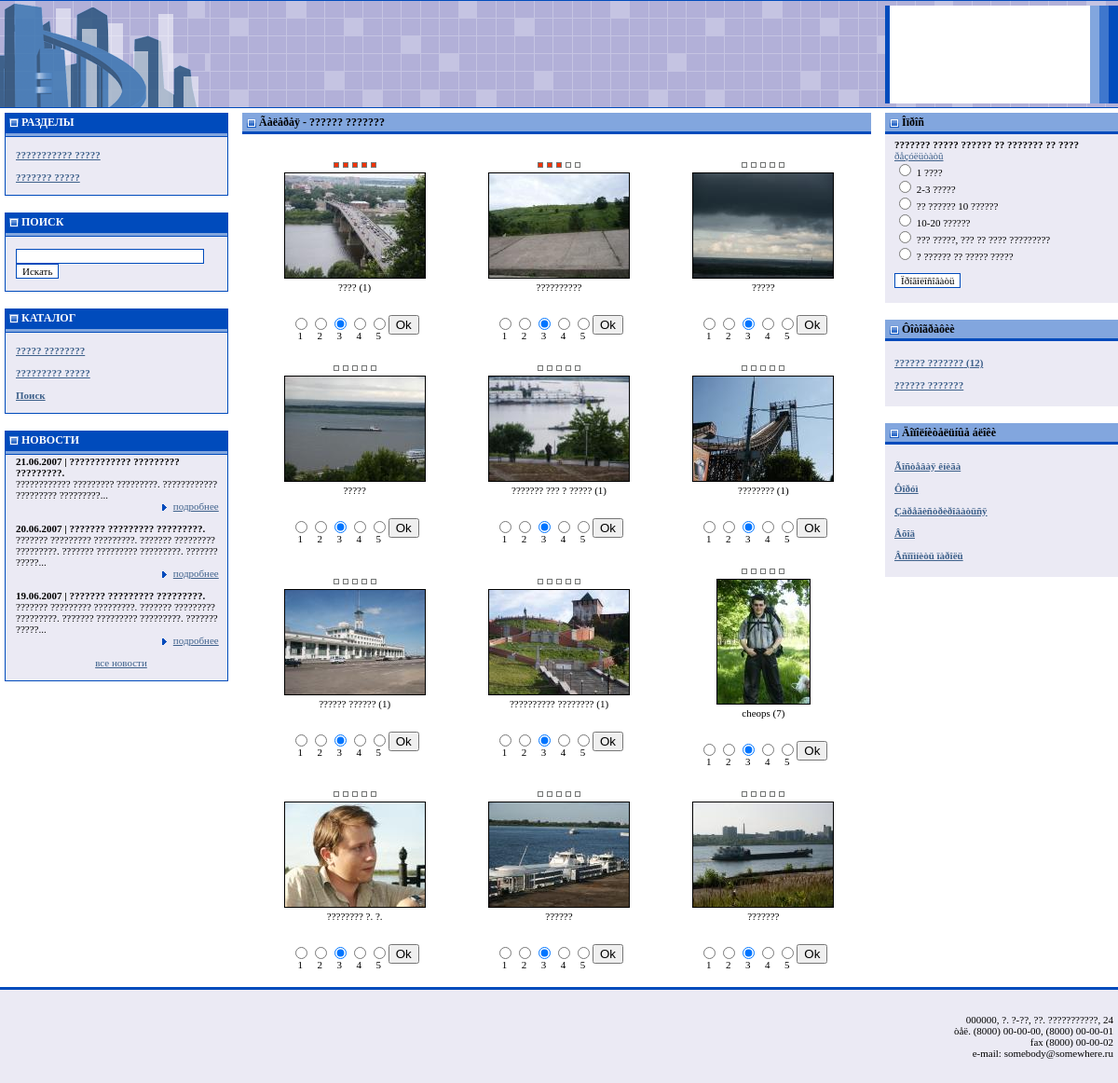
The app's page /source/gallery.php?id_catalog=1 with its own data.
### tables this page shows
CREATE TABLE system_menu_catalog (
  id_catalog int(11) NOT NULL auto_increment,
  `name` tinytext NOT NULL,
  description text NOT NULL,
  keywords tinytext NOT NULL,
  modrewrite tinytext NOT NULL,
  pos int(11) NOT NULL default '0',
  hide enum('show','hide') NOT NULL default 'show',
  id_parent int(11) NOT NULL default '0',
  PRIMARY KEY  (id_catalog)
);

CREATE TABLE system_catalog (
  id_catalog int(11) NOT NULL auto_increment,
  `name` tinytext NOT NULL,
  description text NOT NULL,
  keywords tinytext NOT NULL,
  modrewrite tinytext NOT NULL,
  pos int(11) NOT NULL default '0',
  hide enum('show','hide') NOT NULL default 'show',
  id_parent int(11) NOT NULL default '0',
  PRIMARY KEY  (id_catalog)
);

CREATE TABLE system_news (
  id_news int(11) NOT NULL auto_increment,
  `name` tinytext NOT NULL,
  body text NOT NULL,
  putdate datetime NOT NULL default '0000-00-00 00:00:00',
  url tinytext NOT NULL,
  urltext tinytext NOT NULL,
  urlpict tinytext NOT NULL,
  hide enum('show','hide') NOT NULL default 'show',
  PRIMARY KEY  (id_news),
  FULLTEXT KEY `name` (`name`,body)
);

CREATE TABLE system_photo_catalog (
  id_catalog int(11) NOT NULL auto_increment,
  `name` tinytext NOT NULL,
  description text NOT NULL,
  hide enum('show','hide') NOT NULL default 'show',
  pos int(11) NOT NULL,
  PRIMARY KEY  (id_catalog)
);

CREATE TABLE system_photo_position (
  id_position int(11) NOT NULL auto_increment,
  `name` tinytext NOT NULL,
  alt tinytext NOT NULL,
  small tinytext NOT NULL,
  big tinytext NOT NULL,
  pollnumber int(11) NOT NULL,
  pollmark int(11) NOT NULL,
  countwatch int(11) NOT NULL,
  hide enum('show','hide') NOT NULL default 'show',
  pos int(11) NOT NULL default '0',
  id_catalog int(11) NOT NULL default '0',
  PRIMARY KEY  (id_position)
);

CREATE TABLE system_poll (
  id_catalog int(11) NOT NULL auto_increment,
  `name` text,
  archive enum('archive','active') NOT NULL default 'archive',
  hide enum('show','hide') NOT NULL default 'show',
  putdate datetime default NULL,
  PRIMARY KEY  (id_catalog)
);

CREATE TABLE system_poll_answer (
  id_position int(10) NOT NULL auto_increment,
  `name` text,
  pos int(4) default NULL,
  hits int(11) default NULL,
  id_catalog int(11) default NULL,
  PRIMARY KEY  (id_position)
);

### source/gallery.php (the view, shortened to what the rows shown need)
<?php
  require_once("dmn/utils/utils.print_page.php");
  require_once("config/config.php");
  require_once("utils.title.php");
  try
  {
    $query = "SELECT * FROM $tbl_photo_catalog
              WHERE id_catalog = $_GET[id_catalog]";
    $cat = mysql_query($query);
    $catalog = mysql_fetch_array($cat);
    $pagename = "Ãàëåðåÿ - ".$catalog['name'];
    require_once("templates/top.php");
    echo title($pagename);
    $query = "SELECT * FROM $tbl_photo_settings LIMIT 1";
    $set = mysql_query($query);
    if(mysql_num_rows($set))
    {
      $settings = mysql_fetch_array($set);
      $numphoto = $settings['row'];
    }
    else $numphoto = 3;
    $query = "SELECT * FROM $tbl_photo_position
              WHERE id_catalog = $_GET[id_catalog] AND
                    hide = 'show'
              ORDER BY pos";
    $pht = mysql_query($query);
    if(mysql_num_rows($pht))
    {
      echo "<div class=\"main_txt\">";
      echo "<table width=100% border=0>";
      while($photo = mysql_fetch_array($pht))
      {
        $name = $photo['name'];
        $alt = $photo['alt'];
        list($width_big, $height_big) = @getimagesize($photo['big']);
        list($width_small, $height_small) = @getimagesize($photo['small']);
        $rating = "0.0";
        if(!empty($photo['pollnumber']))
        {
          $rating = floor($photo['pollmark']/$photo['pollnumber']);
          $rating = sprintf("%0.01f", $rating);
        }
        $countwatch = "";
        if(!empty($photo['countwatch'])) $countwatch = " ($photo[countwatch])";
        if ($tr == 0) echo "<tr class=\"main_txt\">";
        echo "<td class='gallery_txt' align='center'>
             <div style='padding-top:10px;'
                 ><img src='dataimg/rating_$rating.gif'
                   align=center
                   border=0
                   alt='$rating'
                   style='padding-top:10px;'></div>
              <a href=#
                 onclick=\"show_img('$photo[id_position]', $width_big, $height_big); return false \"
              ><img src='$photo[small]'
                    width='$width_small'
                    height='$height_small'
                    alt='$alt'
                    style=\"border: 1px solid black\"
                    vspace=3></a>
                    <div class=\"gallery_txt\" align=\"center\">$name $countwatch</div>";
        ?>
         <br><br><table border=0 cellpadding=0 cellspacing=0>
         <form id=addvote name=addvote method="post">
           <tr>
             <td><input type=radio name=user_rating value=1></td>
             <td><input type=radio name=user_rating value=2></td>
             <td><input type=radio name=user_rating value=3 checked></td>
             <td><input type=radio name=user_rating value=4></td>
             <td><input type=radio name=user_rating value=5></td>
             <td rowspan=2 valign=top><input type=submit class=in_button value="Ok" /></td>
           </tr>
           <tr class=main_txt><td align=center>1</td><td align=center>2</td><td align=center>3</td><td align=center>4</td><td align=center>5</td></tr>
           </form>
         </table>
        <?php
        echo "</td>";
        if (++$tr == $numphoto)
        {
          echo "</tr>";
          $tr = 0;
        }
      }
      echo "</table>";
      echo "</div>";
    }
    require_once("templates/bottom.php");
  }
  catch(ExceptionMySQL $exc)
  {
    require_once("exception_mysql_debug.php");
  }
  catch(ExceptionMySQL $exc)
  {
    require_once("exception_mysql_debug.php");
  }
  catch(ExceptionMember $exc)
  {
    require_once("exception_member_debug.php");
  }
?>

### source/templates/top.php (shortened to what the rows shown need)
<?php
  require_once("config/config.php");
  require_once("dmn/utils/utils.print_page.php");
?>
<html>
<head>
<link href="site.css" rel="stylesheet" type="text/css">
</head>
<body bgcolor="#FFFFFF" text="#000000" topmargin="0" bottommargin="0" rightmargin="0" leftmargin="0" marginwidth="0" marginheight="0">
<table width="100%" height="100%" border="0" cellpadding="0" cellspacing="0">
<tr>
<td valign="top">
<table width="100%" border="0" cellspacing="0" cellpadding="0">
<tr>
<td width="250" align="center" valign="top" style="padding-top: 5px;">
<table width="240" border="0" cellpadding="0" cellspacing="0" bgcolor="#004BBC">
<tr>
<td>
<table width="100%" border="0" cellspacing="1" cellpadding="1">
<tr>
<tr>
<td bgcolor="#EBEAF4">
<table width="100%" border="0" cellspacing="0" cellpadding="0">
<tr>
  <td width="100%" height="25" align="left" class="in_input_txt"><br>
  <?php
    $query = "SELECT * FROM $tbl_catalog
              WHERE hide = 'show' AND id_parent = 0
              ORDER BY pos";
    $cat = mysql_query($query);
    if(mysql_num_rows($cat))
    {
      while($catalog = mysql_fetch_array($cat))
      {
        echo "<b><a href=index.php?id_catalog=$catalog[id_catalog]
                    class=\"rightpanel_lnk\">$catalog[name]</a></b><br><br>";
      }
    }
  ?>
  </td>
</tr>
</table>
</td>
</tr>
</table>
</td>
</tr>
</table>
<br>
<br>
<table width="240" border="0" cellpadding="0" cellspacing="0" bgcolor="#004BBC">
<tr>
<td>
<table width="100%" border="0" cellspacing="1" cellpadding="1">
<tr>
<tr>
<td bgcolor="#EBEAF4">
<table width="100%" border="0" cellspacing="0" cellpadding="0">
<tr>
  <td width="100%" height="25" align="left" class="in_input_txt"><br>
  <?php
    $query = "SELECT * FROM $tbl_cat_catalog
              WHERE hide = 'show' AND id_parent = 0
              ORDER BY pos";
    $cat = mysql_query($query);
    if(mysql_num_rows($cat))
    {
      while($catalog = mysql_fetch_array($cat))
      {
        echo "<b><a href=index.php?id_catalog=$catalog[id_catalog]
                    class=\"rightpanel_lnk\">$catalog[name]</a></b><br><br>";
      }
      echo "<b><a href=catalog_search.php
                  class=\"rightpanel_lnk\">Поиск</a></b><br><br>";
    }
  ?>
  </td>
</tr>
</table>
</td>
</tr>
</table>
</td>
</tr>
</table>
<br>
<table width="240" border="0" cellpadding="0" cellspacing="0" bgcolor="#004BBC">
<tr>
<td>
<table width="100%" border="0" cellspacing="1" cellpadding="1">
<tr>
<tr>
<td bgcolor="#EBEAF4">
<table width="100%" border="0" cellspacing="0" cellpadding="0">
<tr>
  <td width="100%" height="25" align="left" class="in_input_txt">
  <?php
    $query = "SELECT id_news,
                     name,
                     body,
                     DATE_FORMAT(putdate,'%d.%m.%Y') as putdate_format,
                     url,
                     urltext,
                     urlpict,
                     hide
              FROM $tbl_news
              WHERE hide = 'show'
              ORDER BY putdate DESC
              LIMIT 3";
    $new = mysql_query($query);
    if(mysql_num_rows($new))
    {
      $patt = array("[b]", "[/b]", "[i]", "[/i]");
      $repl = array("", "", "", "");
      $pattern_url = "|\[url[^\]]*\]|";
      $pattern_b_url = "|\[/url[^\]]*\]|";
      while($news_up = mysql_fetch_array($new))
      {
        if(strlen($news_up['body']) > 100)
        {
          $news_up['body'] = substr($news_up['body'], 0, 100)."...";
          $news_up['body'] = str_replace($patt, $repl, $news_up['body']);
          $news_up['body'] = preg_replace($pattern_url, "", $news_up['body']);
          $news_up['body'] = preg_replace($pattern_b_url, "", $news_up['body']);
        }
        echo "<b>$news_up[putdate_format] | ".print_page($news_up['name'])."</b>
            <br>
            ".print_page($news_up['body'])."
            <div align=\"right\">
              <a href=\"news.php?id_news=$news_up[id_news]\"
                 class=\"rightpanel_lnk\">
                 <img src=\"dataimg/dot_lnk.gif\" hspace=\"6\" border=\"0\" align=\"absmiddle\">подробнее</a>&nbsp;&nbsp;&nbsp;
            </div>
            <br>";
      }
    }
    echo "<div align=\"center\">
            <a href=\"news.php\"
               class=\"rightpanel_lnk\">все новости</a><br>
          </div><br>";
  ?>
  </td>
</tr>
</table>
</td>
</tr>
</table>
</td>
</tr>
</table>
</td>
<td valign="top" style="padding-top: 5px; padding-left: 10px; padding-right: 15px; padding-bottom: 10px;">

### source/dmn/utils/utils.print_page.php (shortened to what the rows shown need)
<?php
  function print_page($postbody)
  {
    $postbody = preg_replace_callback(
              "|([a-zà-ÿ\d!]{35,})|i",
              "split_text",
              $postbody);
    $postbody = htmlspecialchars($postbody, ENT_QUOTES);
    $pattern = "#\[b\](.+)\[\/b\]#isU";
    $postbody = preg_replace($pattern,
                             '<b>\\1</b>',
                             $postbody);
    $pattern = "#\[i\](.+)\[\/i\]#isU";
    $postbody = preg_replace($pattern,
                             '<i>\\1</i>',
                             $postbody);
    $pattern = "#\[u\](.+)\[\/u\]#isU";
    $postbody = preg_replace($pattern,
                             '<u>\\1</u>',
                             $postbody);
    $pattern = "#\[sup\](.+)\[\/sup\]#isU";
    $postbody = preg_replace($pattern,
                             '<sup>\\1</sup>',
                             $postbody);
    $pattern = "#\[sub\](.+)\[\/sub\]#isU";
    $postbody = preg_replace($pattern,
                             '<sub>\\1</sub>',
                             $postbody);
    $pattern = "#\[url\][\s]*([\S]*)[\s]*\[\/url\]#si";
    $postbody = preg_replace_callback($pattern,
               "url_replace",
                $postbody);
    $pattern = "#\[url[\s]*=[\s]*([\S]+)[\s]*\][\s]*([^\[]*)\[/url\]#isU";
    $postbody = preg_replace_callback($pattern,
               "url_replace_name",
                $postbody);
    return $postbody;
  }
?>

### source/utils.title.php (shortened to what the rows shown need)
<?php
  function title($title)
  {
    return '<table width="100%" border="0" cellpadding="0" cellspacing="0">
        <tr>
          <td height="20" bgcolor="#82A6DE" class="rightpanel_ttl">
            <img src="dataimg/dot_ttl.gif" align="absmiddle">
            '.htmlspecialchars($title).'
          </td>
        </tr>
        <tr>
          <td height="3" nowrap bgcolor="#004BBC"></td>
        </tr>
        </table>';
  }
?>

### source/templates/bottom.php (shortened to what the rows shown need)
</td>
<td width="250" valign="top" style="padding-top: 5px;">
<table width="100%" border="0" cellpadding="0" cellspacing="0">
<tr>
<td bgcolor="#EBEAF4" class="rightpanel_txt">
  <?php
    $query = "SELECT * FROM $tbl_poll
              WHERE archive = 'active' AND
      	            hide = 'show'";
    $pol = mysql_query($query);
    if(mysql_num_rows($pol))
    {
      $poll = mysql_fetch_array($pol);
      echo "<b>$poll[name]</b><br>
            <a class=\"rightpanel_lnk\" href=poll.php>ðåçóëüòàòû</a>";
      $query = "SELECT * FROM $tbl_poll_answer
                WHERE id_catalog = $poll[id_catalog]
                ORDER BY pos";
      $ans = mysql_query($query);
      if(mysql_num_rows($ans))
      {
        echo "<form action=poll.php method=post>";
        while($answers = mysql_fetch_array($ans))
        {
          echo "<input type=radio name=id_position value=\"$answers[id_position]\"> $answers[name]<br>";
        }
        echo "<br><input class=in_input type=submit value=Ïðîãîëîñîâàòü>";
        echo "</form>";
      }
    }
  ?>
</td>
</tr>
<tr>
<td bgcolor="#EBEAF4" class="rightpanel_txt"><br>
<?php
  $query = "SELECT * FROM $tbl_photo_catalog
            WHERE hide = 'show'";
  $cat = mysql_query($query);
  if(mysql_num_rows($cat) > 1)
  {
    while($catalog_photo = mysql_fetch_array($cat))
    {
      $query = "SELECT COUNT(*) FROM $tbl_photo_position
                WHERE id_catalog = $catalog_photo[id_catalog] AND
                      hide = 'show'";
      $cnt = mysql_query($query);
      $total = mysql_result($cnt, 0);
      if($total > 0) $total = "&nbsp;($total)";
      else $total = "";
      echo "<b><a href=gallery.php?id_catalog=$catalog_photo[id_catalog]
                    class=\"rightpanel_lnk\">".
           "{$catalog_photo[name]}$total</a></b><br><br>";
    }
  }
?>
</td>
</tr>
</table>
</td>
</tr>
</table>
</td>
</tr>
</table>
</body>
</html>

### records on screen
system_menu_catalog: name "??????????? ?????"
system_menu_catalog: name "??????? ?????"
system_catalog: name "????? ????????"
system_catalog: name "????????? ?????"
system_news: news_up "21.06.2007", name "???????????? ????????? ?????????. ???????????? ????????? ?????????. ???????????? ????????? ?????????..."
system_news: news_up "20.06.2007", name "??????? ????????? ?????????. ??????? ????????? ?????????. ??????? ????????? ?????????. ??????? ????????? ?????????. ??????? ?????..."
system_news: news_up "19.06.2007", name "??????? ????????? ?????????. ??????? ????????? ?????????. ??????? ????????? ?????????. ??????? ????????? ?????????. ??????? ?????..."
system_photo_catalog: name "Ãàëåðåÿ - ?????? ???????", name "?????? ???????", total "(12)"
system_photo_position: shows a picture, small (picture), name "????", countwatch "(1)"
system_photo_position: shows a picture, small (picture), name "??????????"
system_photo_position: small (picture), name "?????"
system_photo_position: small (picture), name "?????"
system_photo_position: small (picture), name "??????? ??? ? ?????", countwatch "(1)"
system_photo_position: small (picture), name "????????", countwatch "(1)"
system_photo_position: small (picture), name "?????? ??????", countwatch "(1)"
system_photo_position: small (picture), name "?????????? ????????", countwatch "(1)"
system_photo_position: small (picture), name "cheops", countwatch "(7)"
system_photo_position: small (picture), name "???????? ?. ?."
system_photo_position: small (picture), name "??????"
system_photo_position: small (picture), name "???????"
system_poll: name "??????? ????? ?????? ?? ??????? ?? ????"
system_poll_answer: name "1 ????"
system_poll_answer: name "2-3 ?????"
system_poll_answer: name "?? ?????? 10 ??????"
system_poll_answer: name "10-20 ??????"
system_poll_answer: name "??? ?????, ??? ?? ???? ?????????"
system_poll_answer: name "? ?????? ?? ????? ?????"
system_photo_catalog: name "?????? ???????"

### other values on screen
implode("<br>", $adr_arr) "000000, ?. ?-??, ??. ???????????, 24 òåë. (8000) 00-00-00, (8000) 00-00-01 fax (8000) 00-00-02 e-mail: somebody@somewhere.ru"
